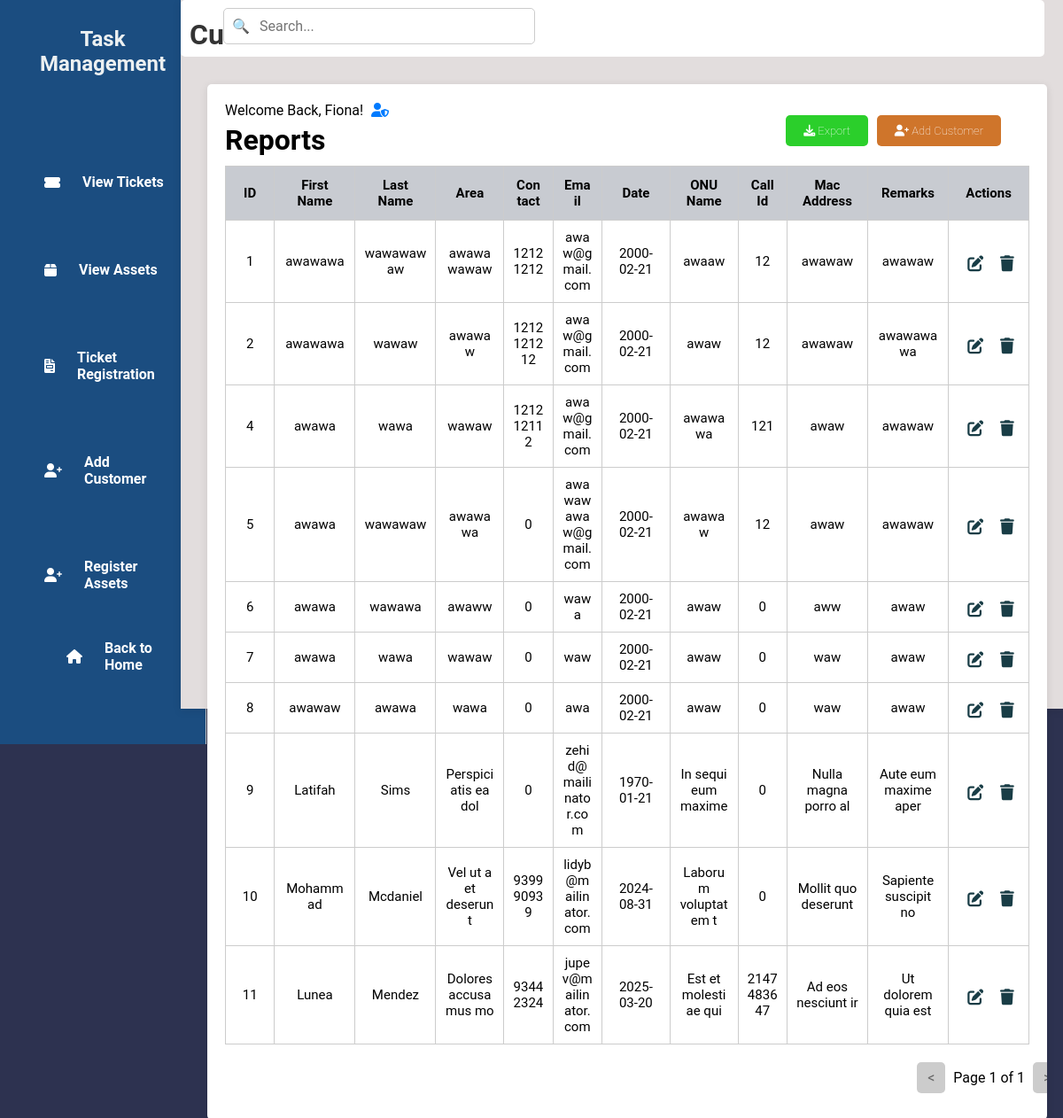
/customersT.php (signed in), run on the app's committed database.
### tables this page shows
CREATE TABLE `tbl_customer` (
  `c_id` int(50) NOT NULL,
  `c_fname` varchar(200) NOT NULL,
  `c_lname` varchar(200) NOT NULL,
  `c_area` varchar(200) NOT NULL,
  `c_contact` int(50) NOT NULL,
  `c_email` varchar(200) NOT NULL,
  `c_date` date NOT NULL,
  `c_onu` varchar(200) NOT NULL,
  `c_caller` int(50) NOT NULL,
  `c_address` varchar(200) NOT NULL,
  `c_rem` varchar(200) NOT NULL
);

### customersT.php (the view, shortened to what this page needs)
<?php
include 'db.php';
$firstName = '';
$userType = '';
if ($conn) {
    $sqlUser = "SELECT u_fname, u_type FROM tbl_user WHERE u_username = ?";
    $stmt = $conn->prepare($sqlUser);
    $stmt->bind_param("s", $_SESSION['username']);
    $stmt->execute();
    $resultUser = $stmt->get_result();
    if ($resultUser->num_rows > 0) {
        $row = $resultUser->fetch_assoc();
        $firstName = $row['u_fname'];
        $userType = $row['u_type'];
    }
    $limit = 10;
    $page = isset($_GET['page']) ? (int)$_GET['page'] : 1;
    $offset = ($page - 1) * $limit;
    $totalCustomersQuery = "SELECT COUNT(*) AS total FROM tbl_customer";
    $totalResult = $conn->query($totalCustomersQuery);
    $totalRow = $totalResult->fetch_assoc();
    $totalCustomers = $totalRow['total'];
    $totalPages = ceil($totalCustomers / $limit);
    $sql = "SELECT c_id, c_fname, c_lname, c_area, c_contact, c_email, c_date, c_onu, c_caller, c_address, c_rem
            FROM tbl_customer LIMIT ?, ?";
    $stmt = $conn->prepare($sql);
    $stmt->bind_param("ii", $offset, $limit);
    $stmt->execute();
    $result = $stmt->get_result();
} else {
    echo "Database connection failed.";
    exit();
}
?>
<!DOCTYPE html>
<html lang="en">
<head>
    <link rel="stylesheet" href="customersT.css">
    <link rel="stylesheet" href="https://cdnjs.cloudflare.com/ajax/libs/font-awesome/6.0.0-beta3/css/all.min.css">
</head>
<body>
<div class="wrapper">
    <div class="sidebar">
        <h2>Task Management</h2>
        <ul>
            <li><a href="staffD.php"><i class="fas fa-ticket-alt"></i> View Tickets</a></li>
            <li><a href="assetsT.php"><i class="fas fa-box"></i> View Assets</a></li>
            <li><a href="createTickets.php"><i class="fas fa-file-invoice"></i> Ticket Registration</a></li>
            <li><a href="addC.php"><i class="fas fa-user-plus"></i> Add Customer</a></li>
            <li><a href="portal.php"><i class="fas fa-user-plus"></i> Register Assets</a></li>
        </ul>
        <footer>
            <a href="index.php" class="back-home"><i class="fas fa-home"></i> Back to Home</a>
        </footer>
    </div>
    <div class="container">
        <div class="upper">
            <h1>Customers Info</h1>
        </div>
        <div class="search-container">
            <input type="text" class="search-bar" placeholder="Search...">
            <span class="search-icon">🔍</span>
        </div>
        <div class="table-box">
            <?php if ($userType === 'staff'): ?>
                <div class="username">
                    Welcome Back, <?php echo htmlspecialchars($firstName); ?>!
                    <i class="fas fa-user-shield admin-icon"></i>
                </div>
            <?php endif; ?>
            <h2>Reports</h2>
            <a href="addC.php" class="add-btn"><i class="fas fa-user-plus"></i> Add Customer</a>
            <a href="export.php" class="export-btn"><i class="fas fa-download"></i> Export</a>
            <table>
                <thead>
                    <tr>
                        <th>ID</th>
                        <th>First Name</th>
                        <th>Last Name</th>
                        <th>Area</th>
                        <th>Contact</th>
                        <th>Email</th>
                        <th>Date</th>
                        <th>ONU Name</th>
                        <th>Call Id</th>
                        <th>Mac Address</th>
                        <th>Remarks</th>
                        <th>Actions</th>
                    </tr>
                </thead>
                <tbody>
                    <?php
                    if ($result->num_rows > 0) {
                        while ($row = $result->fetch_assoc()) {
                            echo "<tr>
                                    <td>{$row['c_id']}</td>
                                    <td>{$row['c_fname']}</td>
                                    <td>{$row['c_lname']}</td>
                                    <td>{$row['c_area']}</td>
                                    <td>{$row['c_contact']}</td>
                                    <td>{$row['c_email']}</td>
                                    <td>{$row['c_date']}</td>
                                    <td>{$row['c_onu']}</td>
                                    <td>{$row['c_caller']}</td>
                                    <td>{$row['c_address']}</td>
                                    <td>{$row['c_rem']}</td>
                                    <td>
                                        <a href='editC.php?id={$row['c_id']}'><i class='fas fa-edit'></i></a>
                                        <a href='deleteC.php?id={$row['c_id']}'><i class='fas fa-trash'></i></a>
                                    </td>
                                  </tr>";
                        }
                    } else {
                        echo "<tr><td colspan='12'>No customers found.</td></tr>";
                    }
                    ?>
                </tbody>
            </table>
            <div class="pagination">
            <?php if ($page > 1): ?>
                <a href="?page=<?php echo $page - 1; ?>" class="pagination-link">&lt;</a>
            <?php else: ?>
                <span class="pagination-link disabled">&lt;</span>
            <?php endif; ?>
            <span class="current-page">Page <?php echo $page; ?> of <?php echo $totalPages; ?></span>
            <?php if ($page < $totalPages): ?>
                <a href="?page=<?php echo $page + 1; ?>" class="pagination-link">&gt;</a>
            <?php else: ?>
                <span class="pagination-link disabled">&gt;</span>
            <?php endif; ?>
        </div>
        </div>
    </div>
</div>
</body>
</html>

### customersT.css (style rules this page uses)
* { margin: 0; padding: 0; font-family: 'Roboto', sans-serif; }
body { min-height: 100vh; display: flex; align-items: center; background-color: #2d3250; }
.container { width: 85%; margin-left: 17%; padding: 20px; background-color: #e2dddd; box-shadow: 0 2px 10px rgba(0, 0, 0, 0.1); position: relative; }
.table-box { margin-top: -70px; width: 95%; padding: 20px; margin-right: 10px; margin-left: 10px; border-radius: 5px; background-color: #ffffff; box-shadow: 0 2px 10px rgba(0, 0, 0, 0.1); height: auto; overflow: hidden; }
table { width: 100%; border-collapse: collapse; }
th { position: sticky; top: 0; background-color: #f2f2f2; z-index: 10; padding: 10px; border: 1px solid #ddd; }
.table-box h2 { text-align: left; margin-top: 5px; font-size: 2rem; }
.container .upper { border-radius: 5px; margin-top: -20px; margin-left: -20px; width: 102%; height: 8vh; background-color: #ffffff; }
.upper h1 { padding-top: 20px; padding-left: 10px; text-align: left; color: #333; }
.wrapper { display: flex; height: 100vh; }
.sidebar { width: 16%; background-color: #1b4d80; padding: 20px; border-right: 1px solid #ccc; height: 100vh; position: fixed; }
.sidebar h2 { margin-top: 10px; text-align: center; color: #ecf0f1; }
.sidebar ul { list-style-type: none; padding: 0; margin-top: 100px; margin-left: 15px; margin-bottom: 30px; }
.sidebar li { margin: 60px 0; }
.sidebar a { display: flex; align-items: center; text-decoration: none; color: #ffffff; padding: 10px 15px; transition: background-color 0.3s; }
footer a { margin-bottom: 50px; }
.sidebar a i { margin-right: 25px; }
.back-home { position: absolute; bottom: 20px; left: 60px; color: #ecf0f1; text-decoration: none; display: flex; align-items: center; }
table { width: 100%; border-collapse: collapse; margin-top: 10px; table-layout: fixed; }
th, td { border: 1px solid #ccc; padding: 12px; text-align: center; font-size: 15px; white-space: normal; overflow: hidden; word-wrap: break-word; max-width: 150px; }
tr { border-bottom: 1px solid #ddd; }
td { padding: 10px; }
tr:nth-child(even) { background-color: #ffffff; }
tr:nth-child(odd) { background-color: #ffffff; }
th { background-color: #c8cbd1; color: rgb(0, 0, 0); position: sticky; top: 0; z-index: 10; }
th:nth-child(1), td:nth-child(1) { width: 5%; }
th:nth-child(2), td:nth-child(2) { width: 10%; }
th:nth-child(3), td:nth-child(3) { width: 10%; }
th:nth-child(4), td:nth-child(4) { width: 8%; }
th:nth-child(5), td:nth-child(5) { width: 5%; }
th:nth-child(6), td:nth-child(6) { width: 5%; }
th:nth-child(7), td:nth-child(7) { width: 8%; }
th:nth-child(8), td:nth-child(8) { width: 8%; }
th:nth-child(9) { width: 5%; }
th:nth-child(10), td:nth-child(10) { width: 10%; }
th:nth-child(11), td:nth-child(11) { width: 10%; }
th:nth-child(12), td:nth-child(12) { width: 10%; }
td a { text-decoration: none; color: #4CAF50; margin-right: 10px; }
th { background-color: #c8cbd1; color: rgb(0, 0, 0); }
a { display: inline-block; margin-top: 15px; text-decoration: none; color: #4CAF50; font-weight: bold; }
.add-btn { display: inline-block; background-color: #cf752b; color: white; padding: 10px 20px; border-radius: 5px; text-decoration: none; font-size: 13px; font-weight: lighter; transition: 0.3s; position: absolute; right: 70px; }
.export-btn { display: inline-block; background-color: #2bcf2b; color: white; padding: 10px 20px; border-radius: 5px; text-decoration: none; font-size: 13px; font-weight: lighter; transition: 0.3s; position: absolute; right: 220px; }
.table-box table a { font-size: 18px; color: #193d46; display: inline-flex; align-items: center; margin-right: 5px; margin-left: 10px; transition: color 0.3s; text-align: center; margin-top: 5px; }
.table-box a i { justify-content: center; }
.admin-icon { margin-left: 5px; color: #007bff; }
.search-container { position: relative; width: 300px; margin: 20px auto; top: -95px; }
.search-bar { width: 100%; padding: 10px 10px 10px 40px; border: 1px solid #ccc; border-radius: 5px; font-size: 16px; margin-left: -100%; margin-top: 20px; }
.search-icon { position: absolute; left: 10px; top: 65%; transform: translateY(-50%); color: #aaa; pointer-events: none; z-index: 1; margin-left: -100%; }

### data on the page
tbl_customer: c_id "1", c_fname "awawawa", c_lname "wawawawaw", c_area "awawawawaw", c_contact "12121212", c_email "awaw@gmail.com", c_date "2000-02-21", c_onu "awaaw", c_caller "12", c_address "awawaw", c_rem "awawaw"
tbl_customer: c_id "2", c_fname "awawawa", c_lname "wawaw", c_area "awawaw", c_contact "1212121212", c_email "awaw@gmail.com", c_date "2000-02-21", c_onu "awaw", c_caller "12", c_address "awawaw", c_rem "awawawawa"
tbl_customer: c_id "4", c_fname "awawa", c_lname "wawa", c_area "wawaw", c_contact "121212112", c_email "awaw@gmail.com", c_date "2000-02-21", c_onu "awawawa", c_caller "121", c_address "awaw", c_rem "awawaw"
tbl_customer: c_id "5", c_fname "awawa", c_lname "wawawaw", c_area "awawawa", c_contact "0", c_email "awawawawaw@gmail.com", c_date "2000-02-21", c_onu "awawaw", c_caller "12", c_address "awaw", c_rem "awawaw"
tbl_customer: c_id "6", c_fname "awawa", c_lname "wawawa", c_area "awaww", c_contact "0", c_email "wawa", c_date "2000-02-21", c_onu "awaw", c_caller "0", c_address "aww", c_rem "awaw"
tbl_customer: c_id "7", c_fname "awawa", c_lname "wawa", c_area "wawaw", c_contact "0", c_email "waw", c_date "2000-02-21", c_onu "awaw", c_caller "0", c_address "waw", c_rem "awaw"
tbl_customer: c_id "8", c_fname "awawaw", c_lname "awawa", c_area "wawa", c_contact "0", c_email "awa", c_date "2000-02-21", c_onu "awaw", c_caller "0", c_address "waw", c_rem "awaw"
tbl_customer: c_id "9", c_fname "Latifah", c_lname "Sims", c_area "Perspiciatis ea dol", c_contact "0", c_email "zehid@mailinator.com", c_date "1970-01-21", c_onu "In sequi eum maxime", c_caller "0", c_address "Nulla magna porro al", c_rem "Aute eum maxime aper"
tbl_customer: c_id "10", c_fname "Mohammad", c_lname "Mcdaniel", c_area "Vel ut a et deserunt", c_contact "939990939", c_email "lidyb@mailinator.com", c_date "2024-08-31", c_onu "Laborum voluptatem t", c_caller "0", c_address "Mollit quo deserunt", c_rem "Sapiente suscipit no"
tbl_customer: c_id "11", c_fname "Lunea", c_lname "Mendez", c_area "Dolores accusamus mo", c_contact "93442324", c_email "jupev@mailinator.com", c_date "2025-03-20", c_onu "Est et molestiae qui", c_caller "2147483647", c_address "Ad eos nesciunt ir", c_rem "Ut dolorem quia est"

### other printed values
$firstName "Fiona"
$page "1"
$totalPages "1"
